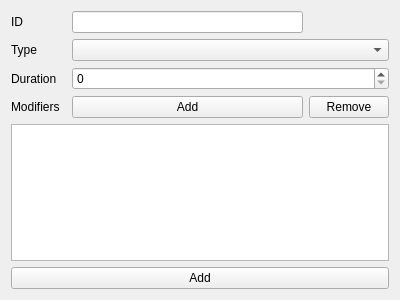
<?xml version="1.0" encoding="UTF-8"?>
<ui version="4.0">
 <class>EffectsEditorWidget</class>
 <widget class="QWidget" name="EffectsEditorWidget">
  <property name="geometry">
   <rect>
    <x>0</x>
    <y>0</y>
    <width>400</width>
    <height>300</height>
   </rect>
  </property>
  <property name="windowTitle">
   <string>Form</string>
  </property>
  <layout class="QGridLayout" name="gridLayout">
   <item row="0" column="0">
    <widget class="QLabel" name="idLabel">
     <property name="text">
      <string>ID</string>
     </property>
    </widget>
   </item>
   <item row="3" column="2">
    <widget class="QPushButton" name="modifierAddB">
     <property name="text">
      <string>Add</string>
     </property>
    </widget>
   </item>
   <item row="1" column="2" colspan="2">
    <widget class="QComboBox" name="typeCombo"/>
   </item>
   <item row="3" column="0">
    <widget class="QLabel" name="modifiersLabel">
     <property name="text">
      <string>Modifiers</string>
     </property>
    </widget>
   </item>
   <item row="1" column="0">
    <widget class="QLabel" name="typeLabel">
     <property name="text">
      <string>Type</string>
     </property>
    </widget>
   </item>
   <item row="5" column="0" colspan="4">
    <widget class="QPushButton" name="addB">
     <property name="text">
      <string>Add</string>
     </property>
    </widget>
   </item>
   <item row="3" column="3">
    <widget class="QPushButton" name="modifierRemoveB">
     <property name="text">
      <string>Remove</string>
     </property>
    </widget>
   </item>
   <item row="2" column="0">
    <widget class="QLabel" name="durationLabel">
     <property name="text">
      <string>Duration</string>
     </property>
    </widget>
   </item>
   <item row="2" column="2" colspan="2">
    <widget class="QSpinBox" name="durationEdit"/>
   </item>
   <item row="0" column="2">
    <widget class="QLineEdit" name="idEdit"/>
   </item>
   <item row="4" column="0" colspan="4">
    <widget class="QListWidget" name="modifiersList"/>
   </item>
  </layout>
 </widget>
 <resources/>
 <connections/>
</ui>
